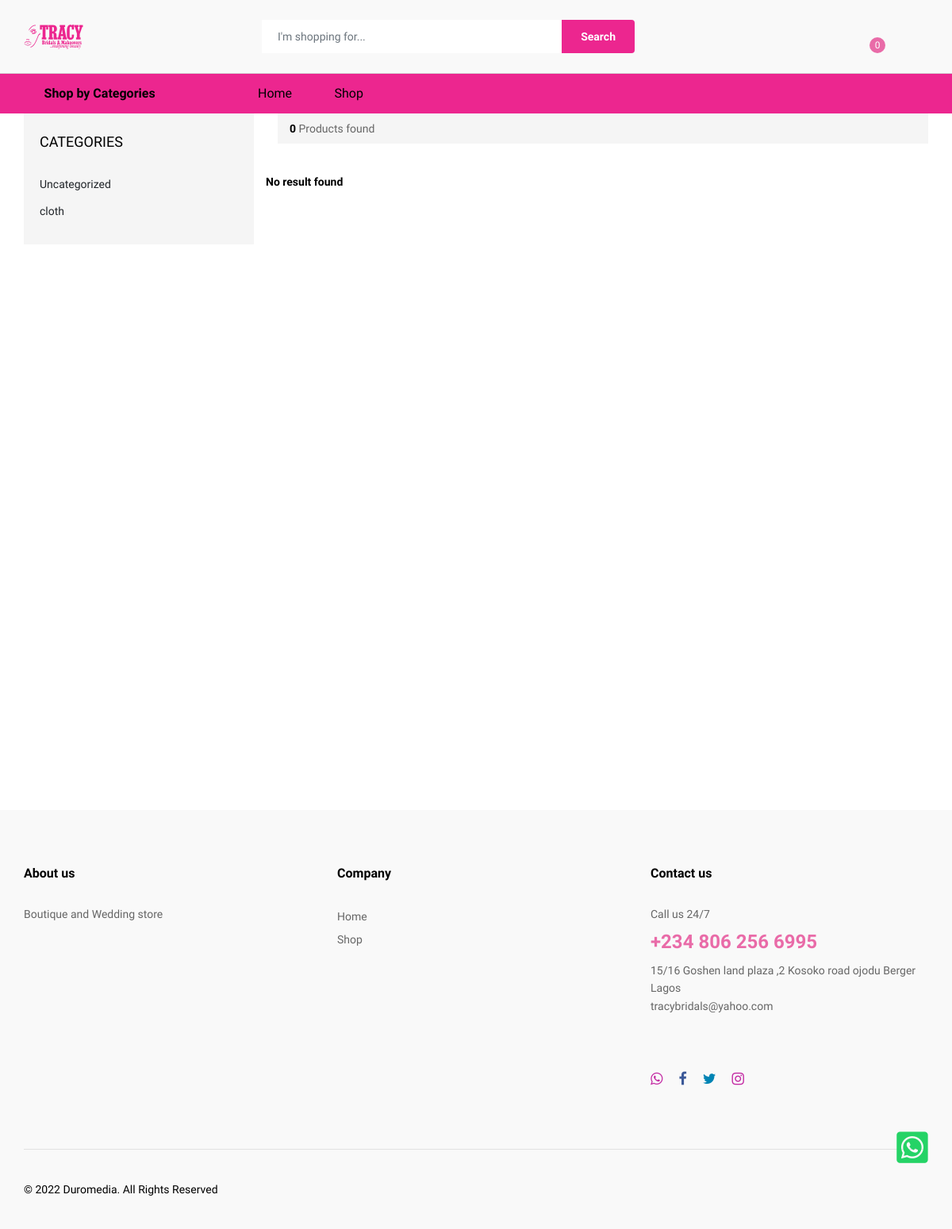
/categories.php?id=2, run on an earlier commit of the app's database.
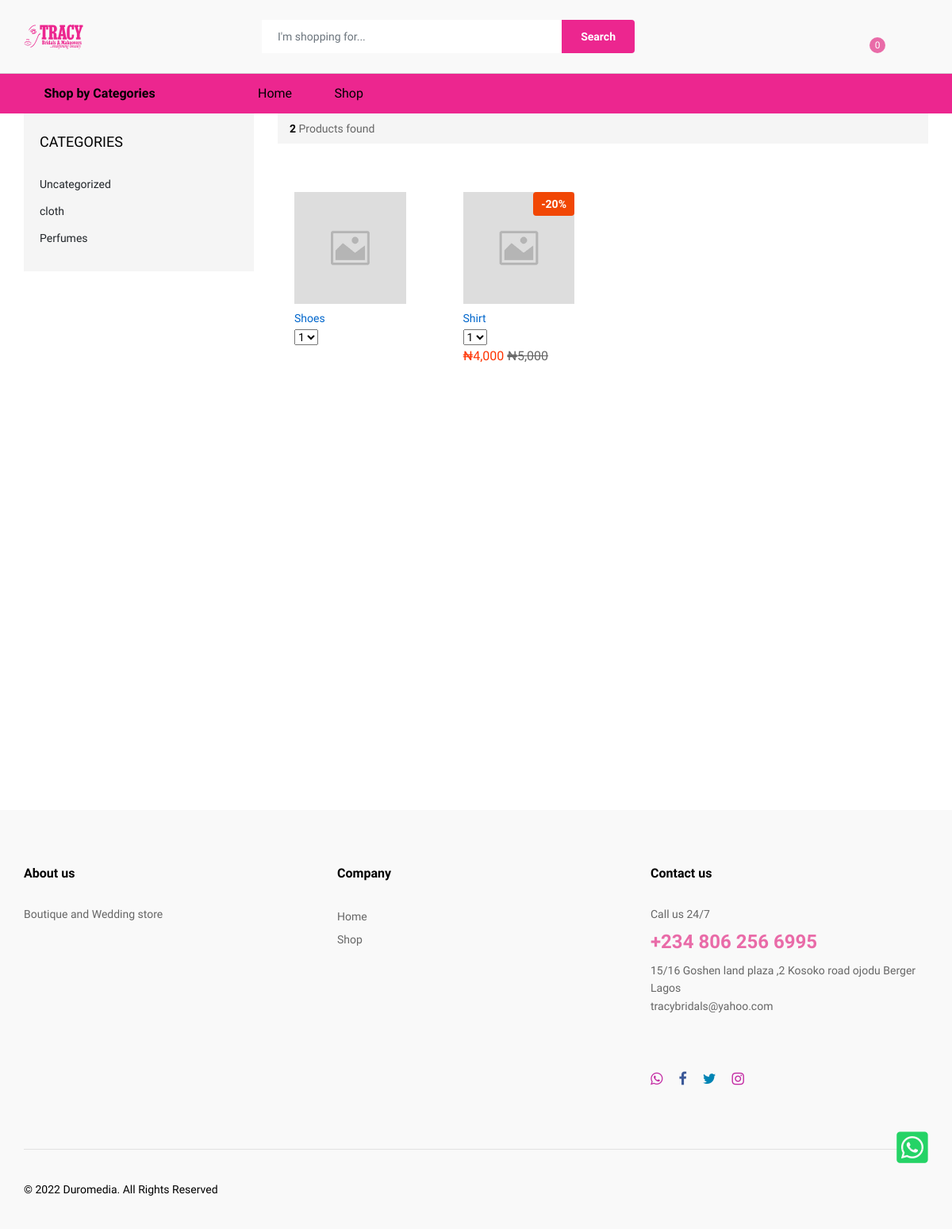
And on a later commit of the database.
### tables this page shows
CREATE TABLE `products_categories` (
  `products_categories_id` int(11) NOT NULL,
  `products_categories_name` varchar(20) NOT NULL,
  `products_categories_timestamp` timestamp NOT NULL DEFAULT current_timestamp() ON UPDATE current_timestamp()
);

CREATE TABLE `products` (
  `products_id` int(11) NOT NULL,
  `products_name` varchar(30) NOT NULL,
  `products_price` varchar(11) NOT NULL,
  `products_sales_price` varchar(10) NOT NULL,
  `products_sub_categories` int(10) NOT NULL,
  `products_promo` varchar(20) NOT NULL DEFAULT '0',
  `products_deals` varchar(20) NOT NULL DEFAULT '0',
  `products_new_arrivals` varchar(20) NOT NULL DEFAULT '0',
  `products_best_sellers` varchar(20) NOT NULL DEFAULT '0',
  `products_popular` varchar(20) NOT NULL DEFAULT '0',
  `products_short_description` varchar(255) NOT NULL,
  `products_long_description` text NOT NULL,
  `products_image` varchar(255) NOT NULL DEFAULT 'default.jpg',
  `products_timestamp` timestamp NOT NULL DEFAULT current_timestamp() ON UPDATE current_timestamp(),
  `real_sub_categories` int(11) NOT NULL DEFAULT 0
);

### public_html/categories.php (the view, shortened to what the changed rows need)
<?php require_once ('../incs-template1/config.php'); ?>
<?php
include ('../incs-template1/header.php'); ?>
<?php
$statement = 'products WHERE products_sub_categories = '.$_GET['id'].' ORDER BY products_id DESC';
?>
    <div class="ps-page--shop">
        <div class="ps-container">
            <div class="ps-layout--shop">
                <div class="ps-layout__left">
                    <aside class="widget widget_shop">
                        <ul class="ps-list--categories">
                        <?php
                            $query_page_section =  mysqli_query($connect, "SELECT products_categories_id ,products_categories_name FROM  products_categories") or die(db_conn_error);
                            while($row_cat = mysqli_fetch_array($query_page_section)){
                                echo  '<li><a href="categories.php?id='.$row_cat['products_categories_id'].'">'.$row_cat['products_categories_name'].'</a>
                                </li>';
                            }
                        ?>
                        </ul>
                    </aside>
                </div>
                <div class="ps-layout__right">
                    <div class="ps-shopping ps-tab-root">
                        <div class="ps-shopping__header">
                        <?php
                            $all_products = mysqli_query($connect,"SELECT products_id  FROM products WHERE products_sub_categories = '".$_GET['id']."'") or die(db_conn_error);
                        ?>
                            <p><strong> <?php echo mysqli_num_rows($all_products); ?></strong> Products found</p>
                        </div>
                        <div class="ps-tabs">
                            <div class="ps-tab active" id="tab-1">
                                <div class="ps-shopping-product">
                                    <div class="row">
                                        <?php
                include ('../incs-template1/products.php');
?>
                                    </div>
                                </div>
                            </div>
                        </div>
                    </div>
                </div>
            </div>
        </div>
    </div>
<?php include ('../incs-template1/footer.php'); ?>

### incs-template1/products.php (shortened to what the changed rows need)
<?php
 $page = (int)(!isset($_GET["page"]) ? 1 : $_GET["page"]);
$per_page = 12;
$startpoint = ($page * $per_page) - $per_page;
$select_products3 = mysqli_query($connect,"SELECT * FROM ".$statement." LIMIT $startpoint, $per_page") or die(db_conn_error);
			 if (mysqli_num_rows($select_products3)> 0){
				while($rows_loop = mysqli_fetch_array($select_products3)){
                    echo '
    <div class="col-xl-2 col-lg-4 col-md-4 col-sm-6 col-6 ">
    <form method="post" action="">
    <div class="ps-product">
    <div class="ps-product__thumbnail">
        <a href="product-description.php?id='.$rows_loop['products_id'].'">
        <img src="images/products/'.$rows_loop['products_image'].'" alt="'.$rows_loop['products_name'].'" /></a>';
        if(!empty($rows_loop['products_sales_price'])){
            $dis = 100 - ceil($rows_loop['products_sales_price']/$rows_loop['products_price']*100);
            echo '
            <div class="ps-product__badge">-'.$dis.'%</div>
            ';
        }
        echo    '
         <ul class="ps-product__actions">
            <form method="POST" action="">
                <input type="hidden" name="code" value="'.$rows_loop['products_id'].'" />
                <button type="submit" class="btn-fade"><li><a data-toggle="tooltip" data-placement="top" title="Add To Cart"><i class="icon-bag2"></i></a></li></button>
            </form>
        </ul>
        </div>
    <div class="ps-product__container">';
echo '
        <div class="ps-product__content"><a class="ps-product__title" href="product-description.php?id='.$rows_loop['products_id'].'">'.$rows_loop['products_name'].'</a>
            <div class="ps-product__rating">
                <select class="ps-rating" data-read-only="true">
                    <option value="1">1</option>
                    <option value="1">2</option>
                    <option value="1">3</option>
                    <option value="1">4</option>
                    <option value="1">5</option>
                </select>
            </div>
            <p class="ps-product__price sale">'; if(!empty($rows_loop['products_sales_price'])){
                echo '&#8358;'.number_format($rows_loop['products_sales_price']).' ' . '<del>'.'&#8358;'.number_format($rows_loop['products_price']) .'</del>';
            }
            echo '</p>
        </div>
            <div class="ps-product__content hover"><a class="ps-product__title" href="product-description.php?id='.$rows_loop['products_id'].'">'.$rows_loop['products_name'].'</a>
                <p class="ps-product__price sale">'; if(!empty($rows_loop['products_sales_price'])){
                    echo '&#8358;'.number_format($rows_loop['products_sales_price']).' ' . '<del>'.'&#8358;'.number_format($rows_loop['products_price']) .'</del>';
                }
            echo ' </p>
            </div>
            </div>
</div>
</form>
</div>
';
}
}else{
    echo '<h5 class="text-center">No result found</h5>';
 }
?>

What changed in the data, as far as the page shows it:
added products_categories: products_categories_name "Perfumes"
added products: products_image (placeholder picture), products_name "Shoes"
added products: products_image (placeholder picture), dis "20", products_name "Shirt", products_sales_price "4,000", products_price "5,000"
Also different on the page:
mysqli_num_rows($all_products): "0" → "2"
text no longer shown: "No result found"
